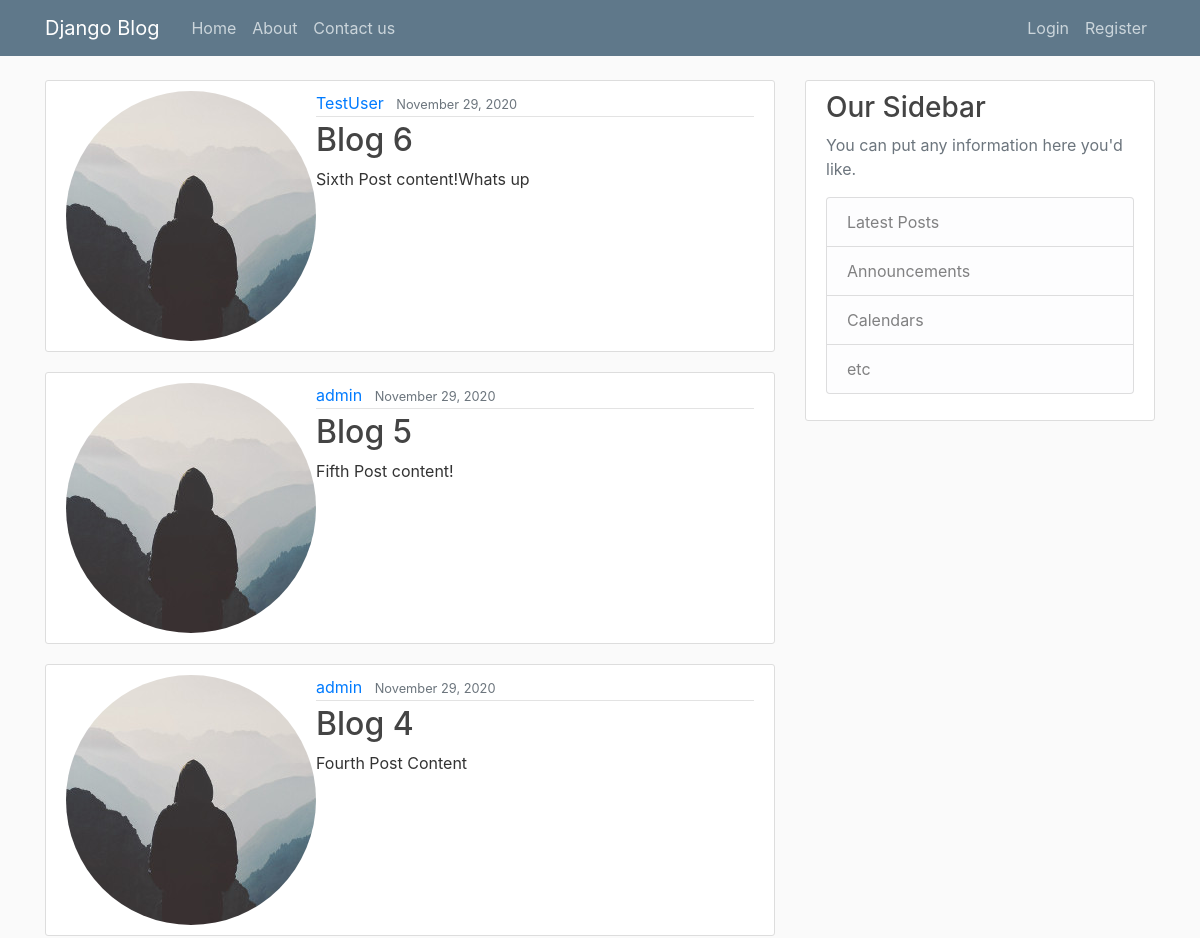
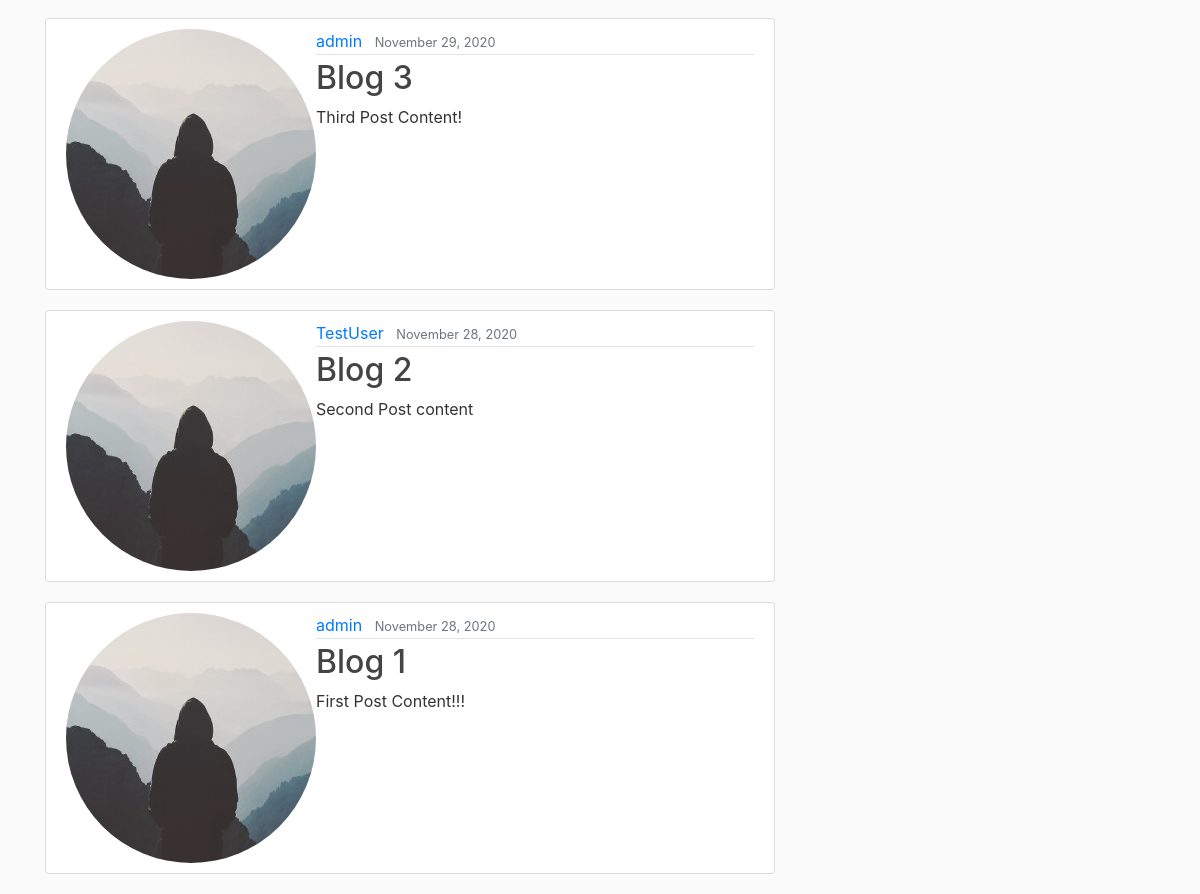
The page / on the database its author committed (2 pictures, top to bottom).
### blog/models.py (models this page shows, shortened)
class Post(models.Model):
    title= models.CharField(max_length=100)
    content = models.TextField()
    date_posted =models.DateTimeField(default=timezone.now)
    author = models.ForeignKey(User, on_delete=models.CASCADE)

### users/models.py (models this page shows, shortened)
class Profile(models.Model):
    user = models.OneToOneField(User, on_delete=models.CASCADE)
    image = models.ImageField(default='default.jpg', upload_to='profile_pics')

### blog/views.py (the view)
# urls.py: path('', PostListView.as_view(), name='blog-home'),
class PostListView(ListView):
    model = Post
    template_name = 'blog/home.html'
    context_object_name = 'posts'
    ordering = ['-date_posted']

### blog/templates/blog/home.html
{% extends "blog/base.html" %}
{% block content %}
{% for post in posts %}
    <article class="media content-section">
      <img class = "rounded-circle article" src="{{ post.author.profile.image.url }}">
        <div class="media-body">
          <div class="article-metadata">
            <a class="mr-2" href="#">{{ post.author }}</a>
            <small class="text-muted">{{ post.date_posted|date:"F d, Y" }}</small>
          </div>
          <h2><a class="article-title" href="#">{{ post.title }}</a></h2>
          <p class="article-content">{{ post.content }}</p>
        </div>
      </article>
{% endfor %}
{% endblock content %}

### blog/templates/blog/base.html (shortened to what this page needs)
{% load static %}
<!DOCTYPE html>
<html>
<head>
    <link rel="stylesheet" href="https://maxcdn.bootstrapcdn.com/bootstrap/4.0.0/css/bootstrap.min.css">
    <link rel="stylesheet" type="text/css" href="{% static 'blog/main.css' %}">
</head>
<body>
    <header class="site-header">
        <nav class="navbar navbar-expand-md navbar-dark bg-steel fixed-top">
          <div class="container">
            <a class="navbar-brand mr-4" href="/">Django Blog</a>
            <div class="collapse navbar-collapse" id="navbarToggle">
              <div class="navbar-nav mr-auto">
                <a class="nav-item nav-link" href="{% url 'blog-home' %}">Home</a>
                <a class="nav-item nav-link" href="{% url 'blog-about' %}">About</a>
                <a class="nav-item nav-link" href="{% url 'blog-contact_us' %}">Contact us</a>
              </div>
              <div class="navbar-nav">
                {% if user.is_authenticated %}
                <a class="nav-item nav-link" href="{% url 'profile' %}">Profile</a>
                <a class="nav-item nav-link" href="{% url 'logout' %}">Logout</a>
              {% else %}
                <a class="nav-item nav-link" href="{% url 'login' %}">Login</a>
                <a class="nav-item nav-link" href="{% url 'register' %}">Register</a>
              {% endif %}
              </div>
            </div>
          </div>
        </nav>
      </header>
      <main role="main" class="container">
        <div class="row">
          <div class="col-md-8">
            {% block content %}
            {% endblock %}
          </div>
          <div class="col-md-4">
            <div class="content-section">
              <h3>Our Sidebar</h3>
              <p class='text-muted'>You can put any information here you'd like.
                <ul class="list-group">
                  <li class="list-group-item list-group-item-light">Latest Posts</li>
                  <li class="list-group-item list-group-item-light">Announcements</li>
                  <li class="list-group-item list-group-item-light">Calendars</li>
                  <li class="list-group-item list-group-item-light">etc</li>
                </ul>
              </p>
            </div>
          </div>
        </div>
      </main>
</body>
</html>

### blog/static/blog/main.css (style rules this page uses)
body { background: #fafafa; color: #333333; margin-top: 5rem; }
h1, h2, h3, h4, h5, h6 { color: #444444; }
ul { margin: 0; }
.bg-steel { background-color: #5f788a; }
.site-header .navbar-nav .nav-link { color: #cbd5db; }
.content-section { background: #ffffff; padding: 10px 20px; border: 1px solid #dddddd; border-radius: 3px; margin-bottom: 20px; }
.article-title { color: #444444; }
.article-content { white-space: pre-line; }
.article-metadata { padding-bottom: 1px; margin-bottom: 4px; border-bottom: 1px solid #e3e3e3 }

### rows shown on the page
Post: author.profile.image (placeholder picture), author "TestUser", date_posted "November 29, 2020", title "Blog 6", content "Sixth Post content!Whats up"
Post: author.profile.image (placeholder picture), author "admin", date_posted "November 29, 2020", title "Blog 5", content "Fifth Post content!"
Post: author.profile.image (placeholder picture), author "admin", date_posted "November 29, 2020", title "Blog 4", content "Fourth Post Content"
Post: author.profile.image (placeholder picture), author "admin", date_posted "November 29, 2020", title "Blog 3", content "Third Post Content!"
Post: author.profile.image (placeholder picture), author "TestUser", date_posted "November 28, 2020", title "Blog 2", content "Second Post content"
Post: author.profile.image (placeholder picture), author "admin", date_posted "November 28, 2020", title "Blog 1", content "First Post Content!!!"
